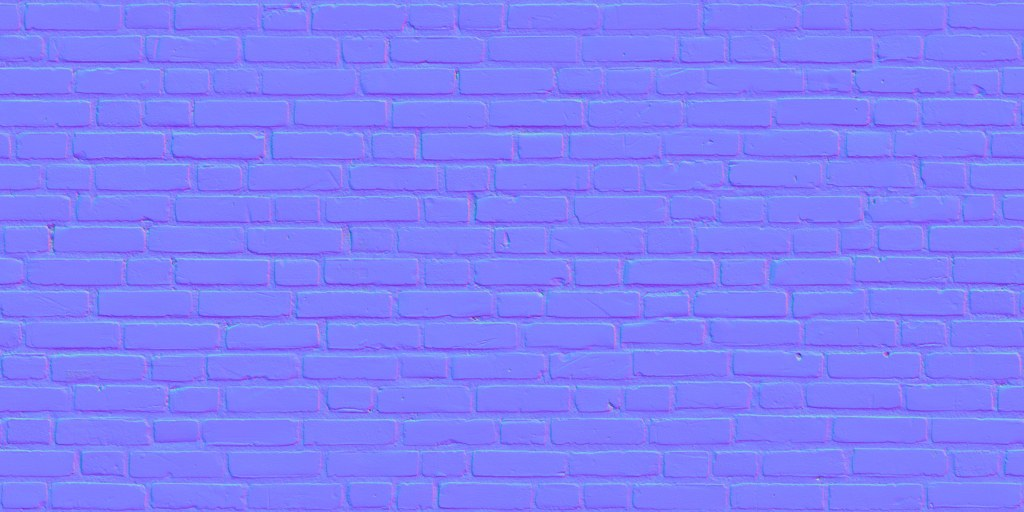
#> input picture godot/assets/city/bricks_a_normal.jpg, 1024 x 512 px, given in place of city_a.png, which was not available
$ python clarity_metric.py ../../../godot/assets/city ../../../godot/assets/city/plaster_white_albedo.jpg
#> lines starting #> are read from the running program, lines starting #| are printed output that depends on the picture; pictures that were not available may be replaced by others from this repository, and a replacement may not be noted
"""Image clarity metrics for a pair of renders 5 cm apart (same view).
grain   = mean |Laplacian| (fine-detail energy) in a region: lower = less speckle/grain
shimmer = mean |high-pass(a) - high-pass(b)| in a region: how much fine detail changes for a 5 cm camera move
          (aliased, unfiltered textures flicker; filtered ones barely change). Lower is more stable."""
import sys
from PIL import Image, ImageFilter, ImageChops, ImageStat
def load(p): return Image.open(p).convert('L')
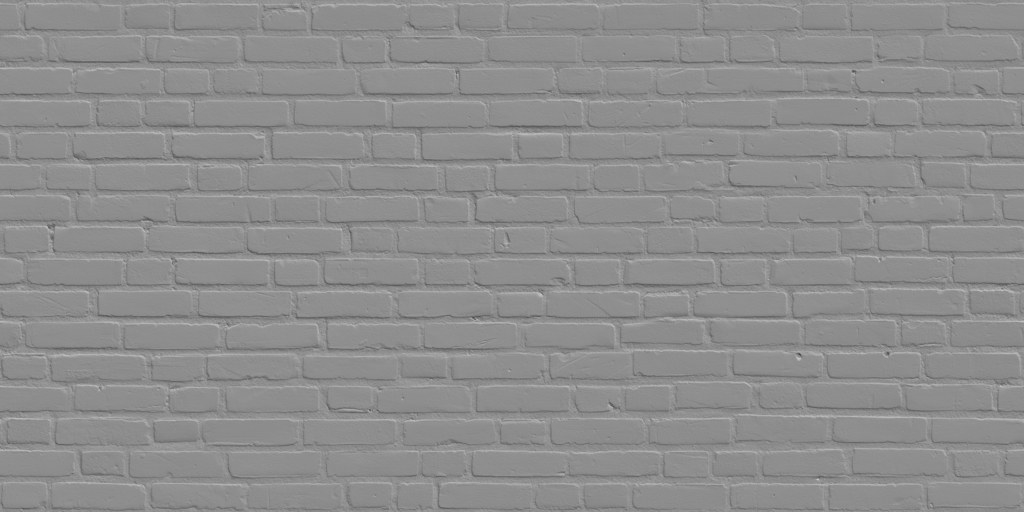
#> returned value: PIL image 1024x512 L; min 64, max 200, mean 141.6
def hp(im): return ImageChops.subtract(im, im.filter(ImageFilter.GaussianBlur(2)), 1, 128)
def lap(im): return im.filter(ImageFilter.Kernel((3,3),[0,1,0,1,-4,1,0,1,0],1,128))
regions = {"road_near": (380, 470, 900, 720), "road_far": (480, 370, 800, 470), "buildings": (0, 60, 1280, 360)}
tag = sys.argv[1]; base = sys.argv[2]
for view in ["", "t1"]:
    a = load(f"{base}/{tag}_{view or 'a'}.png"); b = load(f"{base}/{tag}_{(view + 'b') if view else 'b'}.png")
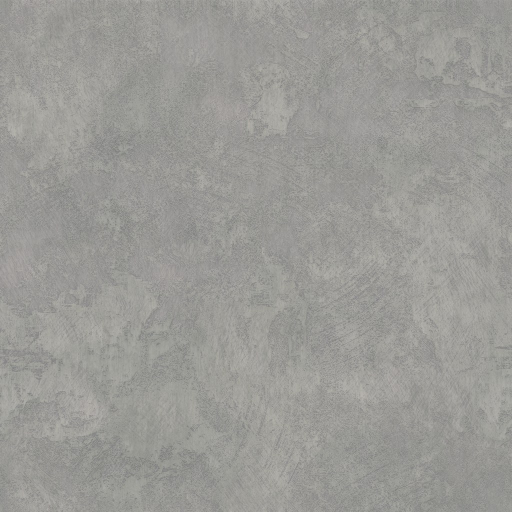
#> input picture godot/assets/city/plaster_white_albedo.jpg, 1024 x 1024 px, given in place of city_b.png, which was not available (shown at 1/2 size)
    for name, box in regions.items():
        A, B = a.crop(box), b.crop(box)
        g = ImageStat.Stat(ImageChops.difference(lap(A), Image.new('L', A.size, 128))).mean[0]
        s = ImageStat.Stat(ImageChops.difference(hp(A), hp(B))).mean[0]
        print(f"{tag:8s} {view or 'straight':8s} {name:10s} grain={g:5.2f} shimmer={s:5.2f}")
#> this loop made 3 passes
#> (g, s) on passes 1 to 3: (3.39, 6.47), (8.17, 6.92), (7.37, 5.51)
#| ../../../godot/assets/city straight road_near  grain= 3.39 shimmer= 6.47
#| ../../../godot/assets/city straight road_far   grain= 8.17 shimmer= 6.92
#| ../../../godot/assets/city straight buildings  grain= 7.37 shimmer= 5.51
#> pass 1, `A, B = a.crop(box), b.crop(box)`:
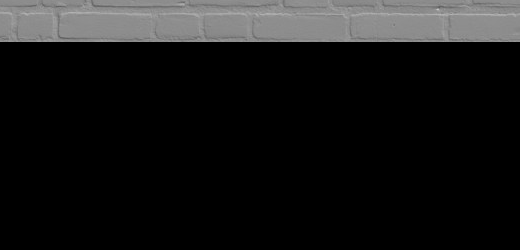
#> A: PIL image 520x250 L; min 0, max 200, mean 23.6
#> pass 1, `A, B = a.crop(box), b.crop(box)`:
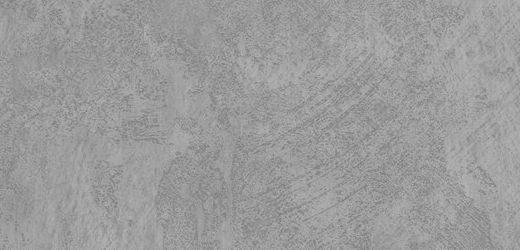
#> B: PIL image 520x250 L; min 117, max 183, mean 155.2
#> pass 2, `A, B = a.crop(box), b.crop(box)`:
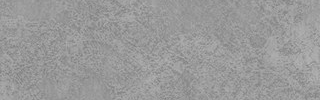
#> B: PIL image 320x100 L; min 120, max 185, mean 153.5
#> after the loop:
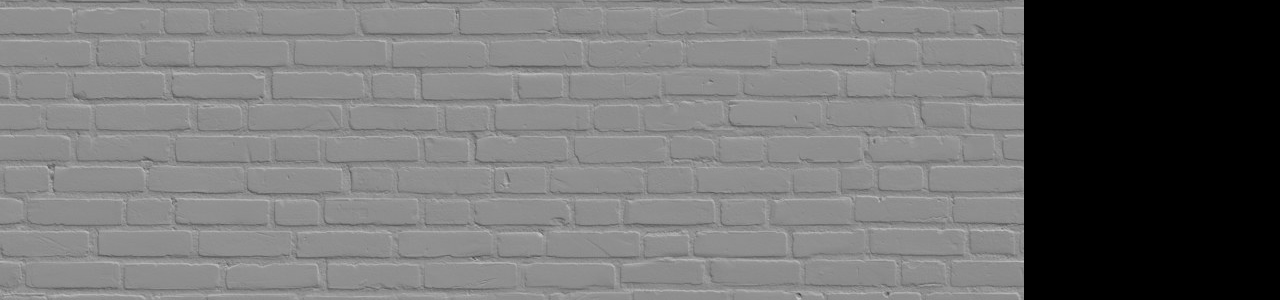
#> A: PIL image 1280x300 L; min 0, max 198, mean 113.3
#> after the loop:
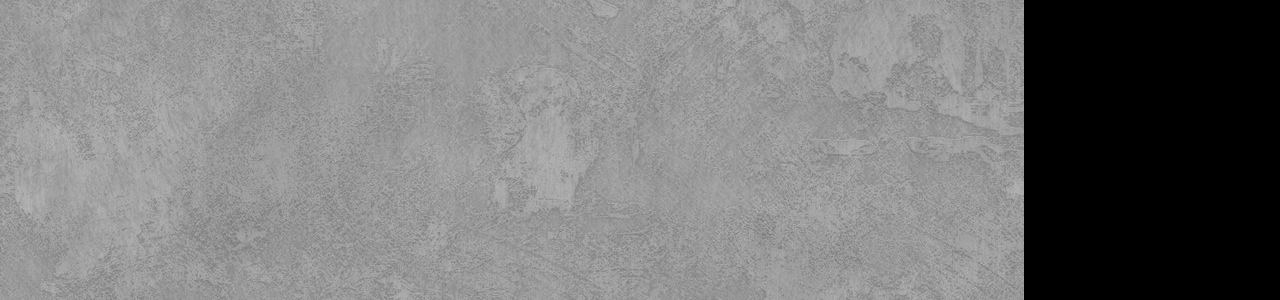
#> B: PIL image 1280x300 L; min 0, max 185, mean 123.2
#> (the run stopped early here; a loop or call above may not have finished)
